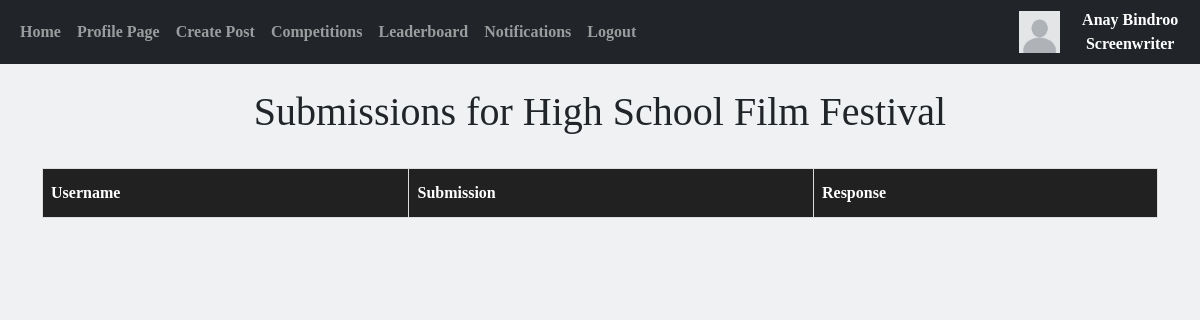
Before: /submissions/1 (signed in) with the older database file.
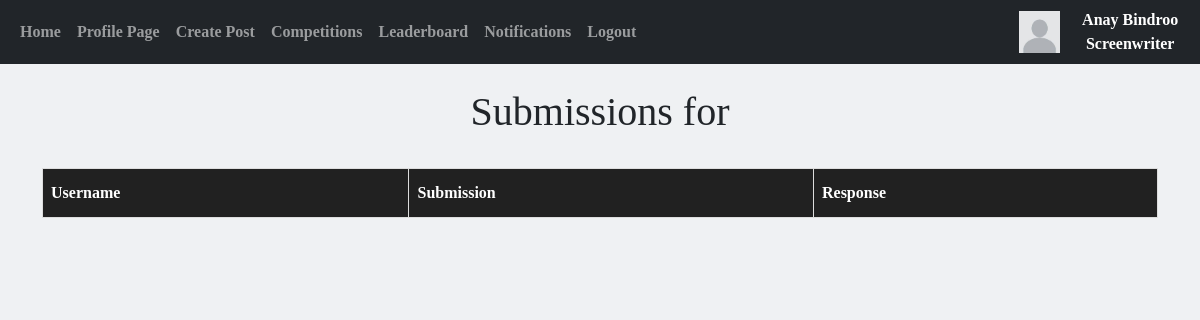
After: the same page with the newer database file.
### website/models.py (models this page shows)
class Competitions(db.Model):
    __tablename__ = "Competitions"
    compid = db.Column(db.Integer, primary_key=True)
    producerid = db.Column(db.Integer, db.ForeignKey('Producers.producerid'))
    title = db.Column(db.String(300))
    brief = db.Column(db.Text)
    deadline = db.Column(db.DateTime(timezone=True))
    deadline_string = db.Column(db.String(300))
    date_created = db.Column(db.String(300))
    datetime_created = db.Column(db.DateTime(timezone=True), default=func.now())
    submissionnum = db.Column(db.Integer)
    responses = db.relationship('Notifications', backref="comp", passive_deletes=True)
    awards = db.relationship('Awards', backref="comp", passive_deletes=True)

### website/notifs.py (the view)
@notifs.route('/submissions/<compid>', methods=['GET', 'POST'])
@login_required
def submissions(compid):
    UpdateNotificationNumber(current_user.id)
    notifs = Notifications.query.filter_by(compid = compid, message = None, ranking = None)
    competition = Competitions.query.filter_by(compid=compid).first()
    return flask.render_template('submissions.html', notifs=notifs, user=current_user, comp=competition)

### website/update.py (called while the page is built, shortened)
def UpdateNotificationNumber(userid): # Updates the number of unseen notification a user has
    if current_user.accounttype == 1:
        writer = Screenwriters.query.filter_by(userid=userid).first()
        notifs = Notifications.query.filter_by(writerid=writer.writerid)
        number = 0
        if notifs:
            current_user.notifnum = number
            db.session.commit()
        else:
            current_user.notifnum = 0
            db.session.commit()

### website/templates/submissions.html (shortened to what this page needs)
{% extends "base.html" %} {% block title %}Submissions{% endblock %} {% block content %}
<!DOCTYPE html>
<html lang="en">
<head>
</head>
<body>
    <h1 style="text-align:center">Submissions for {{comp.title}}</h1>
    <br>
    <table id="table">
        <tr>
          <th>Username</th>
          <th>Submission</th>
          <th>Response</th>
        </tr>
    </table>
</body>
</html>
{% endblock %}

Changed rows visible on the page:
removed Competitions: title "High School Film Festival"
